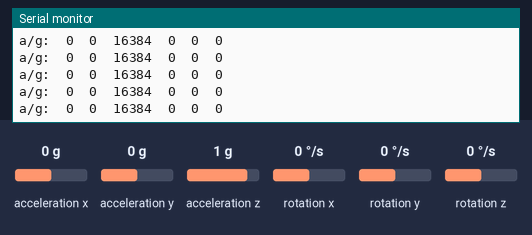
Bench run of a sketch on a simulated ESP32. Parts: the last lines printed to the serial monitor. The test bench sets the inputs (shaded band); at power-on: acceleration x 0 g, acceleration y 0 g, acceleration z 1 g, rotation x 0 °/s, rotation y 0 °/s, rotation z 0 °/s.

Above: at 1.2 s.
1.3 s: acceleration x set to -1.4 g
At 1.37 s:
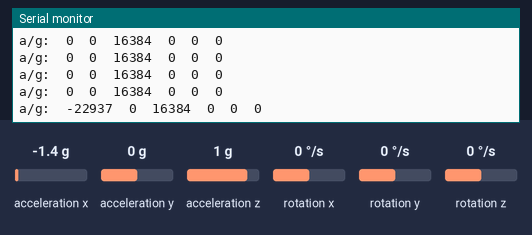
2.8 s: acceleration y set to -1.4 g
At 2.82 s:
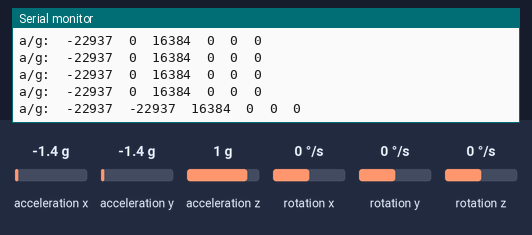
4.3 s: acceleration z set to -1.4 g
At 4.38 s:
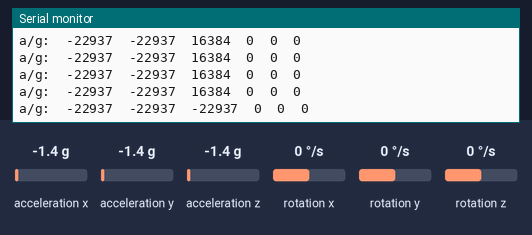
5.8 s: rotation x set to -192 °/s
At 5.83 s:
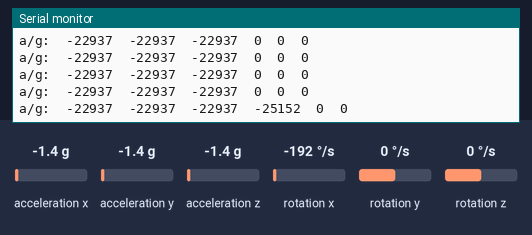
7.3 s: rotation y set to -192 °/s
At 7.39 s:
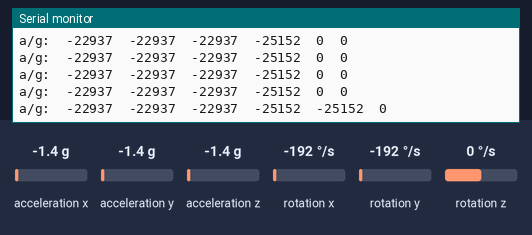

Measured:
- after the input at 1.3 s, the serial monitor: prints a new line after 0.07 s (image 1)
- after the input at 2.8 s, the serial monitor: prints a new line at once (image 2)
- after the input at 4.3 s, the serial monitor: prints a new line after 0.08 s (image 3)
- after the input at 5.8 s, the serial monitor: prints a new line at once (image 4)
- after the input at 7.3 s, the serial monitor: prints a new line after 0.09 s (image 5)

The sketch:

blink_mpu6050_test.ino
```cpp
/*
 * ADIM 3: "MPU650 Sağlam mı?" Testi
 * Hedef: MPU650 (A4/A5) sensöründen veri okumak.
 * Kütüphane: "MPU6050 by Electronic Cats"
 */

#include <MPU6050.h> // "MPU6050 by Electronic Cats" kütüphanesi
#include <Wire.h>

MPU6050 mpu; // Sensör için bir nesne oluştur

void setup() {
  // Serial Monitor'ü başlat (ESP32 ile aynı hızda)
  Serial.begin(115200);

  Wire.begin(); // I2C (A4/A5 pinleri) başlat

  mpu.initialize(); // MPU650'yi başlat

  Serial.println("====================================");
  Serial.println("ADIM 3: MPU650 Test İstasyonu Başlatıldı");
  Serial.println("MPU650 bağlantısı test ediliyor...");

  if (mpu.testConnection()) {
    Serial.println(">>> SONUÇ: BAŞARILI!");
    Serial.println(">>> MPU650 (Kolluk Gözü) SAĞLAM.");
    Serial.println("====================================");
  } else {
    Serial.println(">>> SONUÇ: BAŞARISIZ!");
    Serial.println(">>> MPU650 bulunamadı. Bağlantıyı (A4/A5) veya kabloları kontrol et.");
    Serial.println("====================================");
  }
}

void loop() {
  // Eğer bağlantı başarılıysa, verileri oku
  if (mpu.testConnection()) {
    int16_t ax, ay, az;
    int16_t gx, gy, gz;

    // Ham ivme ve gyro verilerini oku
    mpu.getMotion6(&ax, &ay, &az, &gx, &gy, &gz);

    // Verileri Serial Monitor'e yazdır
    Serial.print("a/g:\t");
    Serial.print(ax); Serial.print("\t");
    Serial.print(ay); Serial.print("\t");
    Serial.print(az); Serial.print("\t");
    Serial.print(gx); Serial.print("\t");
    Serial.print(gy); Serial.print("\t");
    Serial.println(gz);

    delay(100); // 0.1 saniye bekle
  }
}
```
